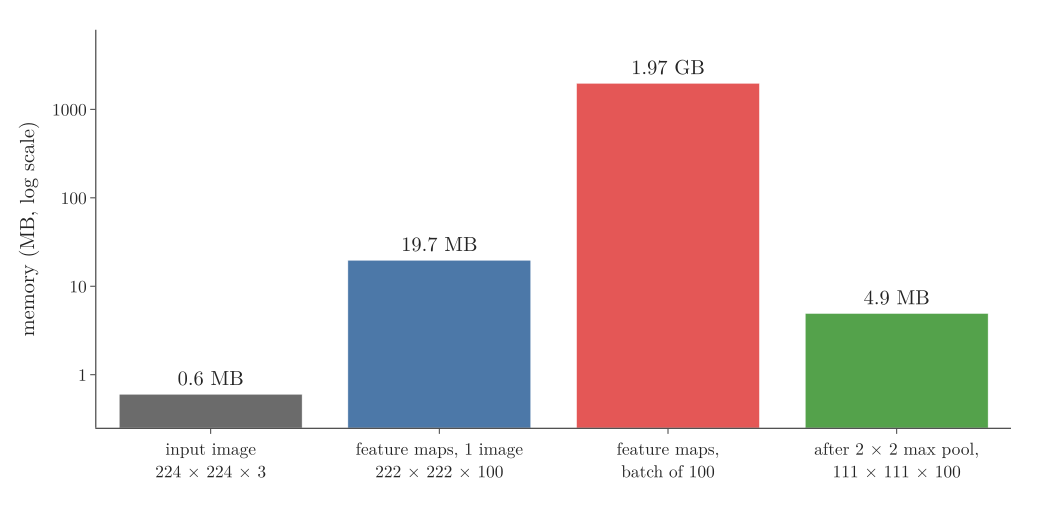

Recreate this plot in Python.
"""Section 3.1: memory of one 224 x 224 x 3 image, of its 222 x 222 x 100 feature maps, of a batch of 100 such
outputs, and of one image's maps after 2 x 2 max pooling (section 7.1); 4-byte floats (Plotly)."""
from pathlib import Path
import plotly.graph_objects as go
from common import BLUE, RED, GREEN, GREY, FONT

here = Path(__file__).parent
B = 4
rows = [("input image<br>224 × 224 × 3", 224 * 224 * 3 * B, GREY),
        ("feature maps, 1 image<br>222 × 222 × 100", 222 * 222 * 100 * B, BLUE),
        ("feature maps,<br>batch of 100", 100 * 222 * 222 * 100 * B, RED),
        ("after 2 × 2 max pool,<br>111 × 111 × 100", 111 * 111 * 100 * B, GREEN)]
assert round(rows[1][1] / 1e6, 1) == 19.7 and round(rows[2][1] / 1e9, 2) == 1.97 and round(rows[3][1] / 1e6, 1) == 4.9
lab = lambda b: f"{b / 1e9:.2f} GB" if b >= 1e9 else f"{b / 1e6:.1f} MB"
fig = go.Figure(go.Bar(x=[r[0] for r in rows], y=[r[1] / 1e6 for r in rows], marker_color=[r[2] for r in rows],
                       text=[lab(r[1]) for r in rows], textposition="outside", textfont=dict(size=20)))
fig.update_layout(template="simple_white", width=1000, height=500, font=dict(FONT, size=17),
                  yaxis=dict(type="log", title="memory (MB, log scale)", range=[-0.6, 3.9], tickvals=[1, 10, 100, 1000]),
                  margin=dict(l=80, r=20, t=20, b=90), xaxis=dict(tickangle=0))
fig.write_image(here / "memory_bars.png", scale=2)
fig.write_image(here / "memory_bars.pdf")
